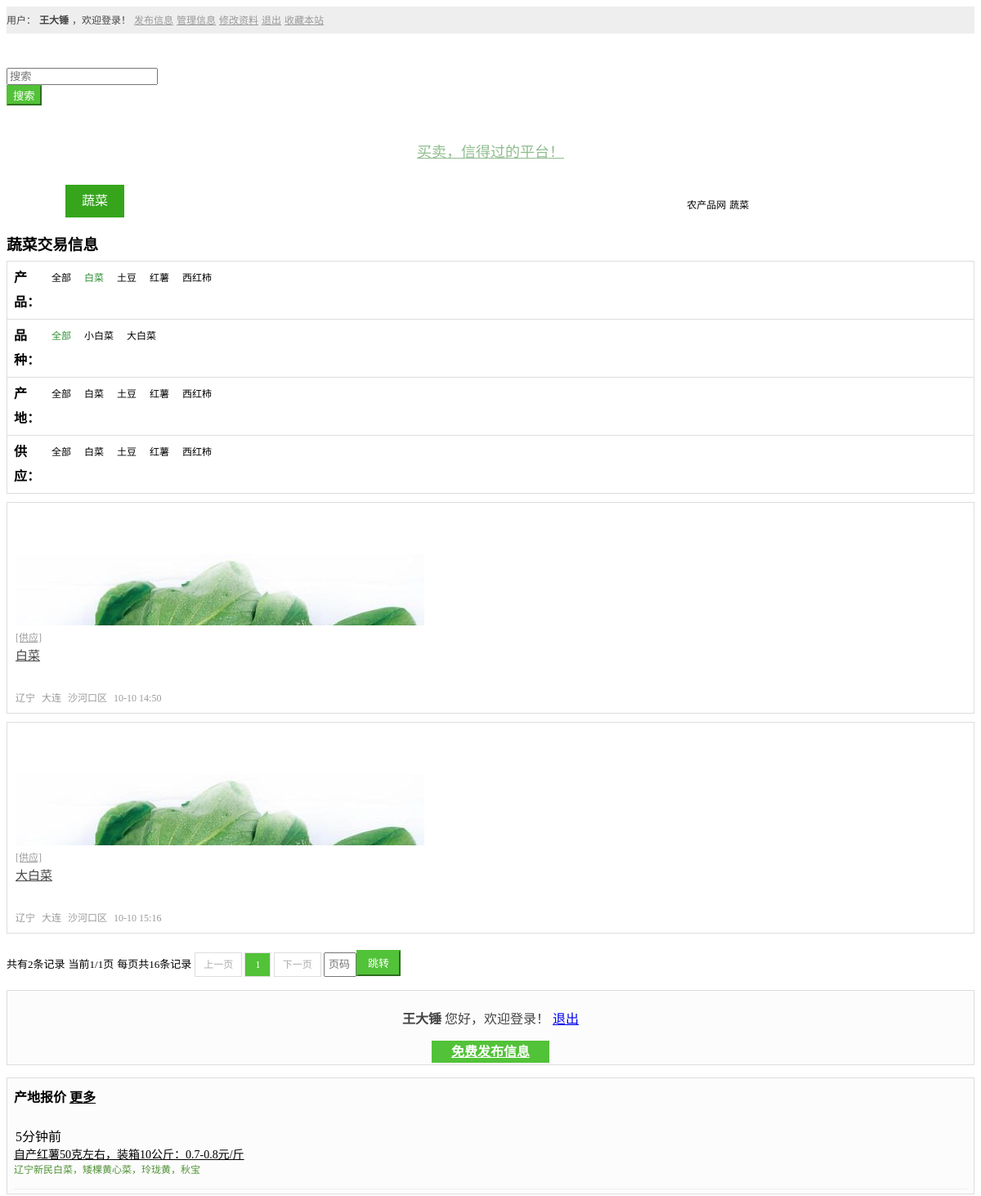
Before: /product/1/1/0/1 (signed in, upper part) with the older database file.
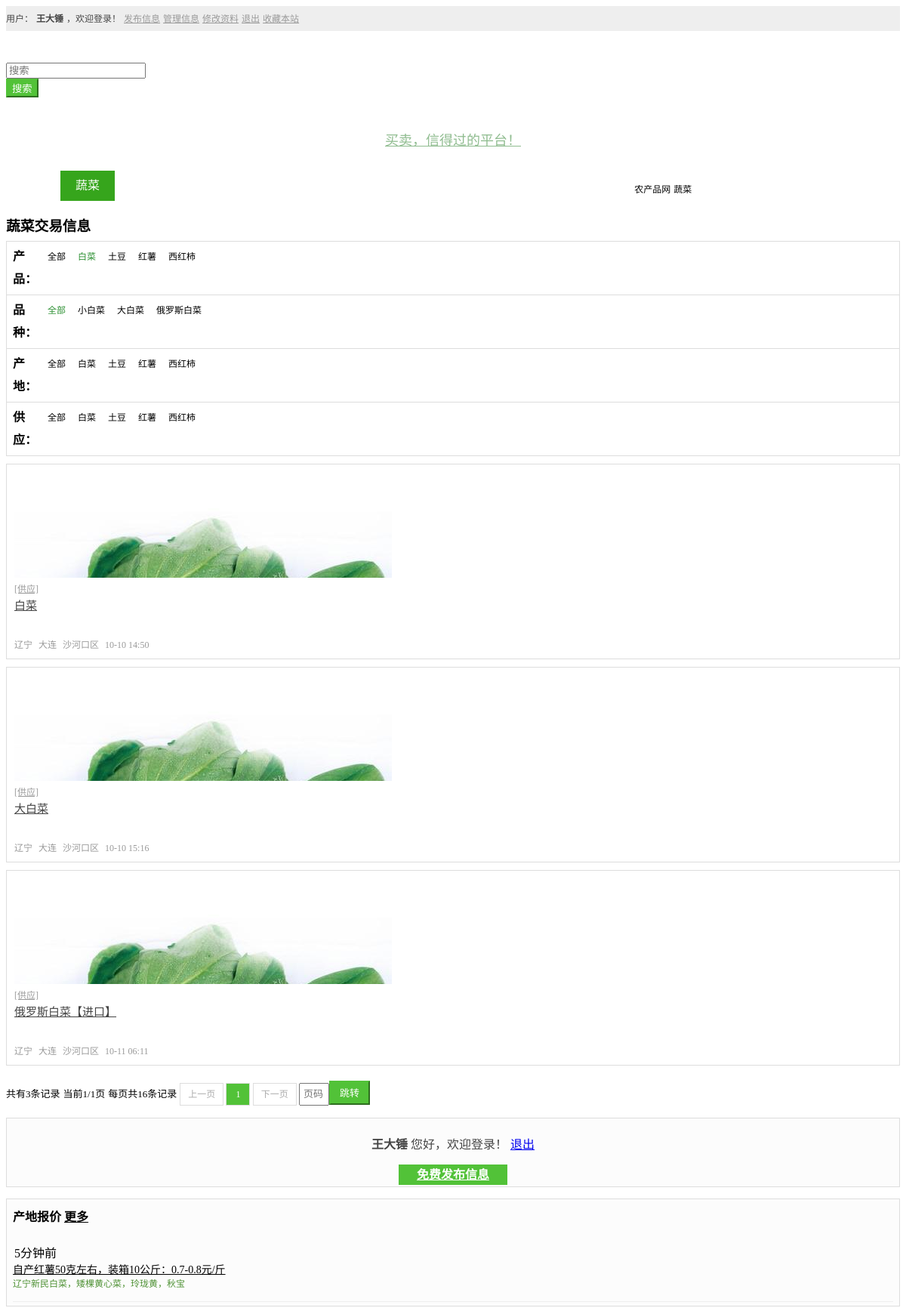
After: the same page with the newer database file.
### home/models.py (models this page shows)
class p_product(models.Model):
    p_name = models.CharField(max_length=30, help_text="类别名称")
    create_time = models.CharField(max_length=30, help_text="创建时间", default="0")
    update_time = models.CharField(max_length=30, help_text="修改时间", default="0")

class p_product_child(models.Model):
    p_name = models.CharField(max_length=30, help_text="产品名称")
    p_id = models.IntegerField(help_text="父ID")
    create_time = models.CharField(max_length=30, help_text="创建时间", default="0")
    update_time = models.CharField(max_length=30, help_text="修改时间", default="0")

class p_message(models.Model):
    username = models.CharField(max_length=30, help_text="关联用户")
    type = models.CharField(max_length=30, help_text="1：供应 2：需求", default=1)
    m_title = models.CharField(max_length=50, help_text="信息标题", default="")
    m_pz = models.CharField(max_length=30, help_text="产品品种", default="")
    m_begin = models.CharField(max_length=30, help_text="上市开始日期时间", default="")
    m_end = models.CharField(max_length=30, help_text="上市结束日期时间", default="")
    m_size = models.CharField(max_length=30, help_text="报价规格", default="")
    m_today_price = models.CharField(max_length=30, help_text="今日价格", default="")
    m_today_size = models.CharField(max_length=30, help_text="今日价格的单位", default="")
    m_today_date = models.CharField(max_length=30, help_text="上架日期", default="")
    m_photo = models.CharField(max_length=200, help_text="实拍图片，展示图片", default="")
    m_address_province = models.CharField(max_length=80, help_text="所属地区代码(省级)", default="")
    m_address_city = models.CharField(max_length=80, help_text="所属地区代码(市级)", default="")
    m_address_belong = models.CharField(max_length=80, help_text="所属地区代码（地区）", default="")
    m_address_detail = models.CharField(max_length=200, help_text="详细地址", default="")
    m_f_id = models.CharField(max_length=200, help_text="关联的大类别", default="")
    m_c_id = models.CharField(max_length=200, help_text="关联的子类别", default="")
    m_content = models.TextField(help_text="信息内容正文")
    create_time = models.CharField(max_length=30, help_text="创建时间", default="0")
    update_time = models.CharField(max_length=30, help_text="修改时间", default="0")

### home/views.py (the view, shortened to what this page needs)
# urls.py: path('product/<int:father>/<int:child>/<int:last>/<int:page>', home_views.product),
def product(request, father, child, last, page):
    recPerPage = 16
    if father != None:
        if isinstance(father, int):
            threeAll = None
            template = loader.get_template('home/product.html')
            table_nav = list(p_product_child.objects.filter(p_id=father).values())
            if child == 0:
                childData = [{
                    'link': '/product/' + str(father) + '/0/0/1',
                    'title': '全部',
                    'f_id': 0,
                    'active': 'on'
                }]
            else:
                childData = [{
                    'link': '/product/' + str(father) + '/0/0/1',
                    'title': '全部',
                    'f_id': 0,
                    'active': ''
                }]
            for item in table_nav:
                if item['id'] == child:
                    on = 'on'
                else:
                    on = ''
                childData.append({
                    'link': '/product/' + str(father) + '/' + str(item['id']) + '/0/1',
                    'title': item['p_name'],
                    'f_id': item['p_id'],
                    'active': on
                })
            try:
                if child == 0:
                    mgsLsit = Paginator(p_message.objects.filter(m_f_id=father).values().order_by('create_time'),
                                        recPerPage)
                else:
                    threeList = list(
                        p_message.objects.filter(m_c_id=child).values('m_pz', 'id', 'm_c_id').annotate(avg=Avg("m_pz")))
                    deep = Dedupe()
                    threeList = list(deep.dedupe(threeList, key=lambda d: d['m_pz']))
                    if last == 0:
                        threeAll = [{
                            'link': '/product/' + str(father) + '/' +str(child) +'/0/1',
                            'title': '全部',
                            'f_id': 0,
                            'active': 'on'
                        }]
                        mgsLsit = Paginator(p_message.objects.filter(m_c_id=child).values().order_by('create_time'),
                                            recPerPage)
                    for item in threeList:
                        if last == item['id']:
                            on_last = 'on'
                        else:
                            on_last = ''
                        threeAll.append({
                            'link': '/product/' + str(father) + '/' + str(child) + '/' + str(item['id']) + '/1',
                            'title': item['m_pz'],
                            'f_id': 0,
                            'active': on_last
                        })
                handle = PageObject()
                pageData = handle.handlePage(mgsLsit, page, recPerPage)
                if pageData['count'] == 0:
                    msg = urllib.parse.quote('该栏目下没有信息！')
                    return HttpResponseRedirect('/message/' + msg)
                pageData['page_list'] = handlePhoto(pageData['page_list'])
            except:
                pageData = None
            this = p_product.objects.get(id=father)
            titleNav = [
                {
                    'title': '农产品网',
                    'link': '/'
                },
                {
                    'title': this.p_name,
                    'link': ''
                }
            ]
            context = {
                'child': childData,  # 多级导航
                'list': pageData,
                'path': '/product/' + str(father) + '/' + str(child) + '/' + str(last) + '/',
                'titleNav': titleNav,
                'this': this.p_name,
                'threeAll': threeAll
            }
            return HttpResponse(template.render(context, request))
        else:
            return HttpResponse('页面参数错误')
    else:
        return HttpResponse('不存在参数')

### common/dedupe.py (called while the page is built)
    def dedupe(self, items, key=None):
        seen = set()
        for item in items:
            val = item if key is None else key(item)
            if val not in seen:
                yield item
                seen.add(val)

### home/views.py (called while the page is built)
def handlePhoto(list):
    for item in list:
        list[list.index(item)]['m_photo'] = json.loads(item['m_photo'])
        if item['create_time'] != 0:
            list[list.index(item)]['create_time'] = time.strftime("%m-%d %H:%M",
                                                                  time.localtime(float(item['create_time'])))
        if item['update_time'] != 0:
            list[list.index(item)]['update_time'] = time.strftime("%m-%d %H:%M",
                                                                  time.localtime(float(item['update_time'])))
    return list

### home/templates/home/product.html (shortened to what the changed rows need)
{% load static %}
{% include "home/base_header.html" %}
<link rel="stylesheet" href="{% static '/css/common.css' %}">
<link rel="stylesheet" href="{% static '/css/body.css' %}">
<link rel="stylesheet" href="{% static '/css/product.css' %}">
<link rel="stylesheet" href="{% static '/css/page.css' %}">
</head>
<body>
{% include "home/base_nav.html" %}
<div class="">
    <div class="container">
        <div class="col-md-8">
            <div>
                <div class="nav-title clear_both">
                    {% for item in titleNav %}
                        <a class="a-text a-text-hover" href="{{ item.link }}">{{ item.title }}</a>
                    {% endfor %}
                </div>
                <div class="clear_both card-title">
                    <h3 class="pull-left">
                        {{ this }}交易信息
                    </h3>
                </div>
                <div class="card-box clear_both list-nav-">
                    <div class="col-xs-12">
                        <div class="link-body">
                            {% for item in child %}
                                <a class="link-body-a a-text a-text-hover {{ item.active }}"
                                   href="{{ item.link }}">{{ item.title }}</a>
                            {% endfor %}
                        </div>
                    </div>
                </div>
                {% if threeAll != None %}
                    <div class="card-box clear_both list-nav-">
                        <div class="col-xs-12">
                            <div class="link-body">
                                {% for item in threeAll %}
                                    <a class="link-body-a a-text a-text-hover {{ item.active }}"
                                       href="{{ item.link }}">{{ item.title }}</a>
                                {% endfor %}
                            </div>
                        </div>
                    </div>
                {% endif %}
                <div class="card-box clear_both list-nav-">
                    <div class="col-xs-12">
                        <div class="link-body">
                            {% for item in child %}
                                <a class="link-body-a a-text a-text-hover" href="{{ item.link }}">{{ item.title }}</a>
                            {% endfor %}
                        </div>
                    </div>
                </div>
                <div class="card-box clear_both list-nav-">
                    <div class="col-xs-12">
                        <div class="link-body">
                            {% for item in child %}
                                <a class="link-body-a a-text a-text-hover" href="{{ item.link }}">{{ item.title }}</a>
                            {% endfor %}
                        </div>
                    </div>
                </div>
                <div class="clear_both msg-item-box">
                    {% for item in list.page_list %}
                        <div class="col-xs-3 msg-item-body">
                            <div class="msg-item-border">
                                <a class="msg-item-img" href="/productDetail/{{ item.id }}" target="_blank">
                                    <img src="{{ item.m_photo.0 }}"
                                         alt="">
                                </a>
                                <a class="msg-item-type" href="/productDetail/{{ item.id }}" target="_blank">
                                    {% if item.type == '1' %}
                                        [供应]
                                    {% elif item.type == '2' %}
                                        [需求]
                                    {% endif %}
                                </a>
                                <a class="msg-item-title" href="/productDetail/{{ item.id }}" target="_blank">
                                    {{ item.m_title }}
                                </a>
                                <div class="msg-item-address clear_both">
                                    <span class="pull-left">{{ item.m_address_province }}</span>
                                    <span class="pull-left">{{ item.m_address_city }}</span>
                                    <span class="pull-left">{{ item.m_address_belong }}</span>
                                    <span class="pull-right">{{ item.create_time }}</span>
                                </div>
                            </div>
                        </div>
                    {% endfor %}
                </div>
                <div>
                    {% include "home/page.html" %}
                </div>
            </div>
        </div>
    </div>
</div>
{% include "home/base_footer.html" %}

### home/templates/home/base_nav.html (shortened to what this page needs)
<header>
    <div class="top-bar">
        <div class="container">
            <div class="col-lg-12 clear_both">
        <span class="pull-left">
            {%  if request.userInfo != None %}
                <a><font color="#444">用户：</font></a>
                <a><b>{% autoescape off %}{{ request.userInfo.nickname }}{% endautoescape %}</b></a>
                <a><font color="#444">，欢迎登录！</font></a>
                <a href="/publish/">发布信息</a>
                <a href="/register/">管理信息</a>
                <a href="/registerReg/">修改资料</a>
                <a href="/logout/">退出</a>
            {% elif request.userInfo == None %}
                <a href="/login/">会员登陆</a>
                <a href="/register/">注册会员</a>
            {% endif %}
        </span>
                <span class="pull-right">
            <a href="">收藏本站</a>
        </span>
            </div>
        </div>
    </div>
    <div>
        <div class="container search-bar">
            <div class="col-md-3 col-sm-4">
            </div>
            <div class="col-md-5 col-sm-5 search-bar-input">
                <div class="input-group">
                    <div class="input-control search-box  has-icon-right search-example"
                         id="searchboxExample">
                        <input id="inputSearchExample3" type="search" class="form-control search-input"
                               placeholder="搜索">
                    </div>
                    <span class="input-group-btn">
                    <button class="btn btn-green" type="button">搜索</button>
                  </span>
                </div>
            </div>
            <div class="col-md-4 col-sm-3 search-bar-text">
                <a href="">买卖，信得过的平台！</a>
            </div>
        </div>
    </div>
    <div class="nav-bar">
        <div class="container">
            <div class="col-md-12">
                <ul class="nav-bar-box">
                    {% for item in request.nav %}
                        <li class="{{ item.active }}"><a href="/{{ item.link }}">{{ item.title }}</a></li>
                    {% endfor %}
                </ul>
            </div>
        </div>
    </div>
</header>

Changed rows visible on the page:
added p_message: type "[供应]", m_title "俄罗斯白菜【进口】", m_address_province "辽宁", m_address_city "大连", m_address_belong "沙河口区", create_time "10-11 06:11"
Other visible differences:
{{ list.count }}: "2" → "3"
new list line: "俄罗斯白菜"
